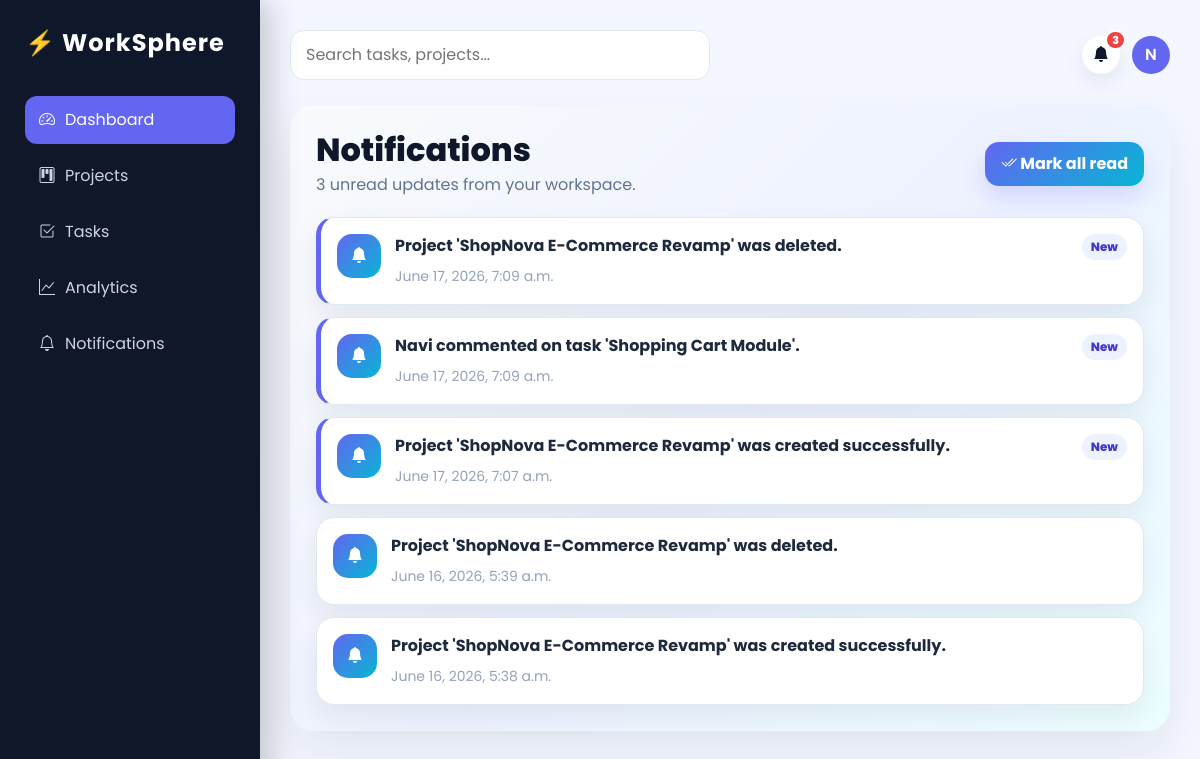
The app's page /notifications/ (signed in) with its own data.
### notifications/models.py (models this page shows, shortened)
class Notification(models.Model):
    user = models.ForeignKey(
        settings.AUTH_USER_MODEL,
        on_delete=models.CASCADE,
        related_name="notifications"
    )
    message = models.CharField(max_length=255)
    is_read = models.BooleanField(default=False)
    created_at = models.DateTimeField(auto_now_add=True)

### notifications/views.py (the view)
# urls.py: path('notifications/', notification_list, name='notifications'),
@login_required
def notification_list(request):
    notifications = Notification.objects.filter(
        user=request.user
    ).order_by("-created_at")
    unread_count = notifications.filter(is_read=False).count()
    return render(request, "notifications.html", {
        "notifications": notifications,
        "unread_count": unread_count,
    })

### notifications/context_processors.py (called while the page is built)
def unread_notifications(request):
    if request.user.is_authenticated:
        return {
            "unread_notifications_count": request.user.notifications.filter(
                is_read=False
            ).count()
        }
    return {"unread_notifications_count": 0}

### templates/notifications.html (shortened to what this page needs)
{% extends 'base.html' %}
{% block content %}
<div class="notifications-page">
    <div class="notifications-header">
        <div>
            <h2>Notifications</h2>
            <p>{{ unread_count }} unread update{{ unread_count|pluralize }} from your workspace.</p>
        </div>
        {% if notifications %}
            <form action="{% url 'mark_notifications_read' %}" method="POST">
                <button type="submit" class="notifications-read-btn">
                    <i class="bi bi-check2-all"></i>
                    Mark all read
                </button>
            </form>
        {% endif %}
    </div>
    <div class="notifications-list">
        {% for n in notifications %}
            <div class="notification-item {% if not n.is_read %}unread{% endif %}">
                <div class="notification-icon">
                    <i class="bi bi-bell-fill"></i>
                </div>
                <div class="notification-content">
                    <p>{{ n.message }}</p>
                    <small>{{ n.created_at }}</small>
                </div>
                {% if not n.is_read %}
                    <span class="notification-state">New</span>
                {% endif %}
            </div>
        {% empty %}
            <div class="notifications-empty">
                No notifications yet. New project and task activity will appear here.
            </div>
        {% endfor %}
    </div>
</div>
{% endblock %}

### static/css/style.css (style rules this page uses)
:root { --primary:#6366f1; --secondary:#8b5cf6; --success:#10b981; --warning:#f59e0b; --danger:#ef4444; --bg:#f4f7ff; --card:#ffffff; --text:#0f172a; --muted:#64748b; --sidebar:#0f172a; }
* { margin:0; padding:0; box-sizing:border-box; font-family:'Poppins',sans-serif; }
body { background:var(--bg); color:var(--text); }

### templates/notifications.html (style rules this page uses)
.notifications-page { background:linear-gradient(135deg,#f8fafc,#eef2ff 52%,#ecfeff); border-radius:24px; padding:26px; box-shadow:0 22px 50px rgba(15,23,42,0.08); }
.notifications-header { display:flex; justify-content:space-between; align-items:center; gap:16px; margin-bottom:20px; }
.notifications-header h2 { color:#0f172a; font-weight:800; margin:0 0 4px; }
.notifications-header p { color:#64748b; margin:0; }
.notifications-read-btn { border:0; border-radius:14px; padding:10px 16px; color:white; font-weight:700; background:linear-gradient(135deg,#6366f1,#06b6d4); box-shadow:0 12px 24px rgba(99,102,241,0.2); }
.notifications-list { display:flex; flex-direction:column; gap:12px; }
.notification-item { display:flex; gap:14px; align-items:flex-start; padding:16px; border-radius:18px; border:1px solid #e2e8f0; background:#ffffff; box-shadow:0 12px 28px rgba(15,23,42,0.07); }
.notification-item.unread { border-left:5px solid #6366f1; background:#ffffff; }
.notification-icon { flex:0 0 44px; width:44px; height:44px; display:flex; align-items:center; justify-content:center; border-radius:15px; color:white; background:linear-gradient(135deg,#6366f1,#06b6d4); }
.notification-content { flex:1; }
.notification-content p { color:#1e293b; font-weight:700; margin:0 0 6px; }
.notification-content small { color:#94a3b8; }
.notification-state { display:inline-flex; align-items:center; min-height:26px; padding:4px 9px; border-radius:999px; color:#4338ca; background:#eef2ff; font-size:12px; font-weight:800; }

### records on screen
Notification: message "Project 'ShopNova E-Commerce Revamp' was deleted.", created_at "June 17, 2026, 7:09 a.m.", is_read "New"
Notification: message "Navi commented on task 'Shopping Cart Module'.", created_at "June 17, 2026, 7:09 a.m.", is_read "New"
Notification: message "Project 'ShopNova E-Commerce Revamp' was created successfully.", created_at "June 17, 2026, 7:07 a.m.", is_read "New"
Notification: message "Project 'ShopNova E-Commerce Revamp' was deleted.", created_at "June 16, 2026, 5:39 a.m."
Notification: message "Project 'ShopNova E-Commerce Revamp' was created successfully.", created_at "June 16, 2026, 5:38 a.m."

### other values on screen
{{ unread_notifications_count }} "3"
{{ unread_count }} "3"
